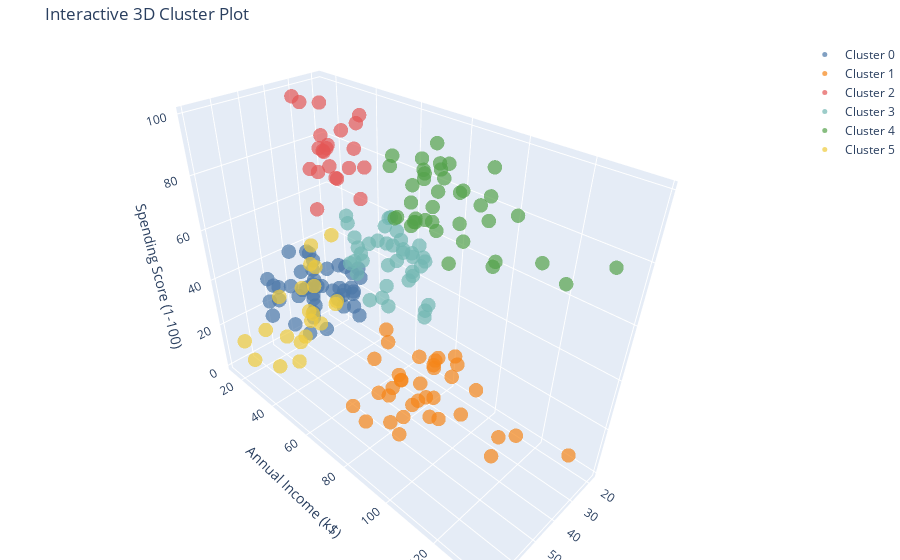

The notebook cell saved with this chart:
### Code cell
plot_clusters_3d_interactive(
    df,
    ['Age', 'Annual Income (k$)', 'Spending Score (1-100)'],
    n_colors = 6,
    show_centroids = False 
)

### Figure 1 — Plotly figure (JSON) as saved in the notebook; plotly's stock layout.template omitted (floating-point values rounded to 4 significant figures)
{"data": [{"marker": {"color": "#4C78A8", "opacity": 0.7, "size": 5}, "mode": "markers", "name": "Cluster 0", "type": "scatter3d", "x": [65, 48, 50, 49, 59, 50, 47, 51, 69, 53, 70, 67, 54, 63, 43, 68, 70, 47, 60, 60, 59, 45, 49, 57, 67, 46, 48, 55, 50, 68, 48, 47, 48, 49, 67, 49, 66, 54, 68, 66, 65, 63, 49, 51, 50], "y": [38, 39, 40, 42, 43, 43, 43, 44, 44, 46, 46, 47, 47, 48, 48, 48, 49, 49, 50, 50, 54, 54, 54, 54, 54, 54, 54, 57, 58, 59, 60, 60, 61, 62, 62, 62, 63, 63, 63, 63, 63, 65, 65, 67, 67], "z": [35, 36, 55, 52, 60, 45, 41, 50, 46, 46, 56, 52, 59, 51, 50, 48, 55, 42, 49, 56, 47, 53, 42, 51, 41, 44, 46, 58, 46, 55, 49, 47, 42, 48, 59, 56, 50, 46, 43, 48, 52, 43, 59, 43, 57]}, {"marker": {"color": "#F58518", "opacity": 0.7, "size": 5}, "mode": "markers", "name": "Cluster 1", "type": "scatter3d", "x": [43, 59, 47, 20, 44, 19, 57, 25, 48, 34, 43, 44, 47, 37, 34, 56, 19, 50, 42, 36, 40, 36, 52, 58, 59, 37, 46, 41, 54, 41, 34, 33, 47, 45, 32], "y": [71, 71, 71, 73, 73, 74, 75, 77, 77, 78, 78, 78, 78, 78, 78, 79, 81, 85, 86, 87, 87, 87, 88, 88, 93, 97, 98, 99, 101, 103, 103, 113, 120, 126, 137], "z": [35, 11, 9, 5, 7, 10, 5, 12, 36, 22, 17, 20, 16, 1, 1, 35, 5, 26, 20, 27, 13, 10, 13, 15, 14, 32, 15, 39, 24, 17, 23, 8, 16, 28, 18]}, {"marker": {"color": "#E45756", "opacity": 0.7, "size": 5}, "mode": "markers", "name": "Cluster 2", "type": "scatter3d", "x": [21, 23, 22, 23, 30, 35, 24, 22, 20, 35, 25, 31, 29, 35, 23, 21, 18, 21, 30, 20, 24, 24], "y": [15, 16, 17, 18, 19, 19, 20, 20, 21, 23, 24, 25, 28, 28, 29, 30, 33, 33, 34, 37, 38, 39], "z": [81, 77, 76, 94, 72, 99, 77, 79, 66, 98, 73, 73, 82, 61, 87, 73, 92, 81, 73, 75, 92, 65]}, {"marker": {"color": "#72B7B2", "opacity": 0.7, "size": 5}, "mode": "markers", "name": "Cluster 3", "type": "scatter3d", "x": [31, 27, 29, 31, 33, 31, 27, 19, 18, 19, 32, 26, 40, 23, 38, 21, 22, 34, 18, 40, 32, 24, 27, 20, 23, 26, 21, 19, 38, 19, 18, 19, 27, 38, 40, 23, 25, 28], "y": [39, 40, 40, 40, 42, 43, 46, 46, 48, 48, 48, 54, 54, 54, 54, 54, 57, 58, 59, 60, 60, 60, 60, 61, 62, 62, 62, 63, 64, 64, 65, 65, 67, 67, 69, 70, 72, 76], "z": [61, 47, 42, 42, 60, 54, 51, 55, 59, 59, 47, 54, 48, 52, 55, 57, 55, 60, 41, 40, 42, 52, 50, 49, 41, 55, 42, 54, 42, 46, 48, 50, 56, 40, 58, 29, 34, 40]}, {"marker": {"color": "#54A24B", "opacity": 0.7, "size": 5}, "mode": "markers", "name": "Cluster 4", "type": "scatter3d", "x": [39, 31, 40, 38, 39, 31, 29, 32, 35, 32, 32, 28, 32, 34, 39, 38, 27, 30, 30, 29, 31, 36, 33, 32, 28, 36, 30, 27, 35, 32, 29, 30, 28, 36, 32, 38, 35, 32, 30], "y": [69, 70, 71, 71, 71, 72, 73, 73, 74, 75, 76, 77, 77, 78, 78, 78, 78, 78, 78, 79, 81, 85, 86, 87, 87, 87, 88, 88, 93, 97, 98, 99, 101, 103, 103, 113, 120, 126, 137], "z": [91, 77, 95, 75, 75, 71, 88, 73, 72, 93, 87, 97, 74, 90, 88, 76, 89, 78, 73, 83, 93, 75, 95, 63, 75, 92, 86, 69, 90, 86, 88, 97, 68, 85, 69, 91, 79, 74, 83]}, {"marker": {"color": "#EECA3B", "opacity": 0.7, "size": 5}, "mode": "markers", "name": "Cluster 5", "type": "scatter3d", "x": [19, 20, 31, 35, 64, 67, 58, 37, 35, 52, 35, 46, 54, 45, 40, 60, 53, 49, 42, 36, 49], "y": [15, 16, 17, 18, 19, 19, 20, 20, 21, 23, 24, 25, 28, 28, 29, 30, 33, 33, 34, 37, 39], "z": [39, 6, 40, 6, 3, 14, 15, 13, 35, 29, 35, 5, 14, 32, 31, 4, 4, 14, 17, 26, 28]}], "layout": {"margin": {"b": 0, "l": 0, "r": 0, "t": 40}, "scene": {"xaxis": {"title": {"text": "Age"}}, "yaxis": {"title": {"text": "Annual Income (k$)"}}, "zaxis": {"title": {"text": "Spending Score (1-100)"}}}, "title": {"text": "Interactive 3D Cluster Plot"}}}
